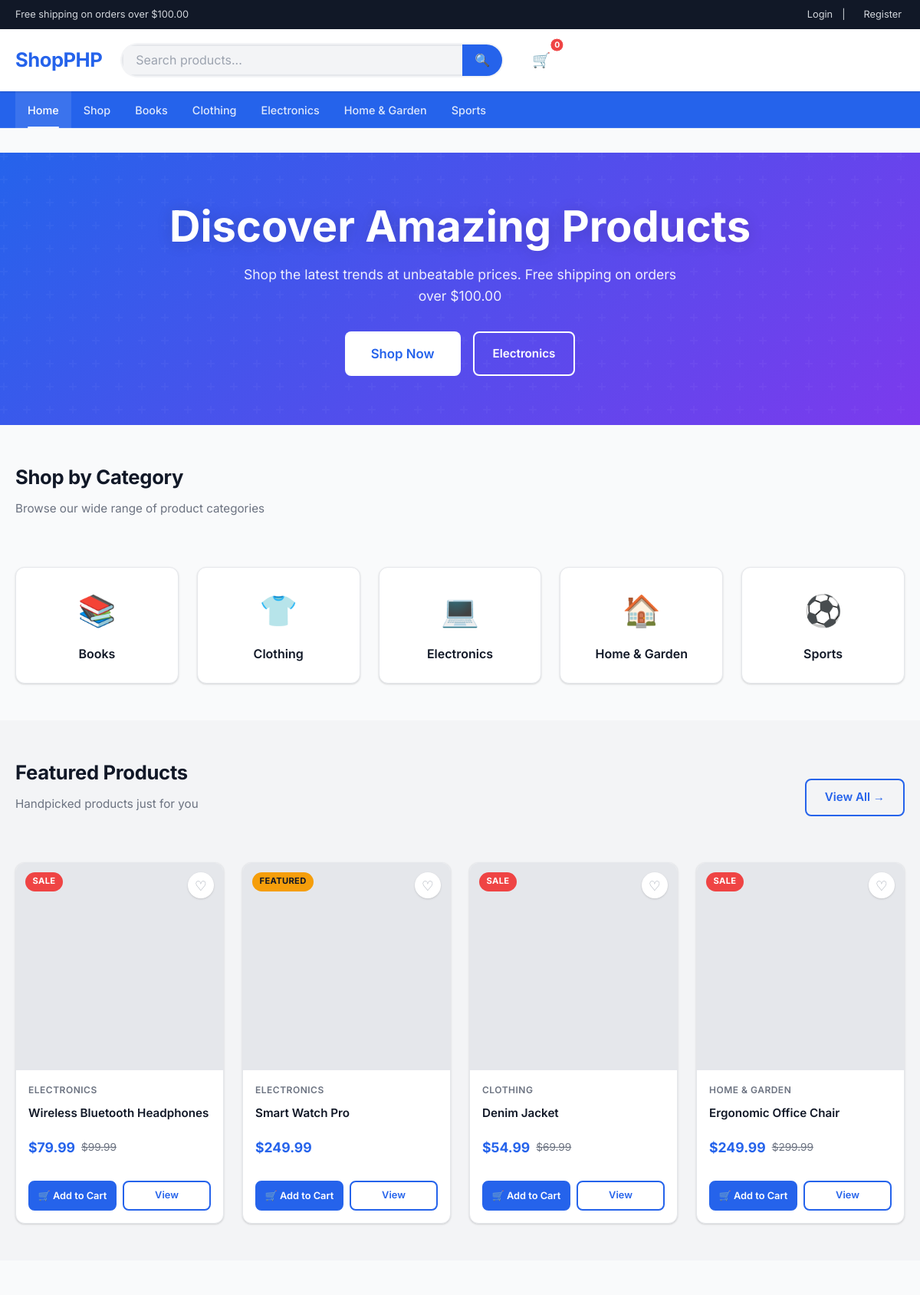
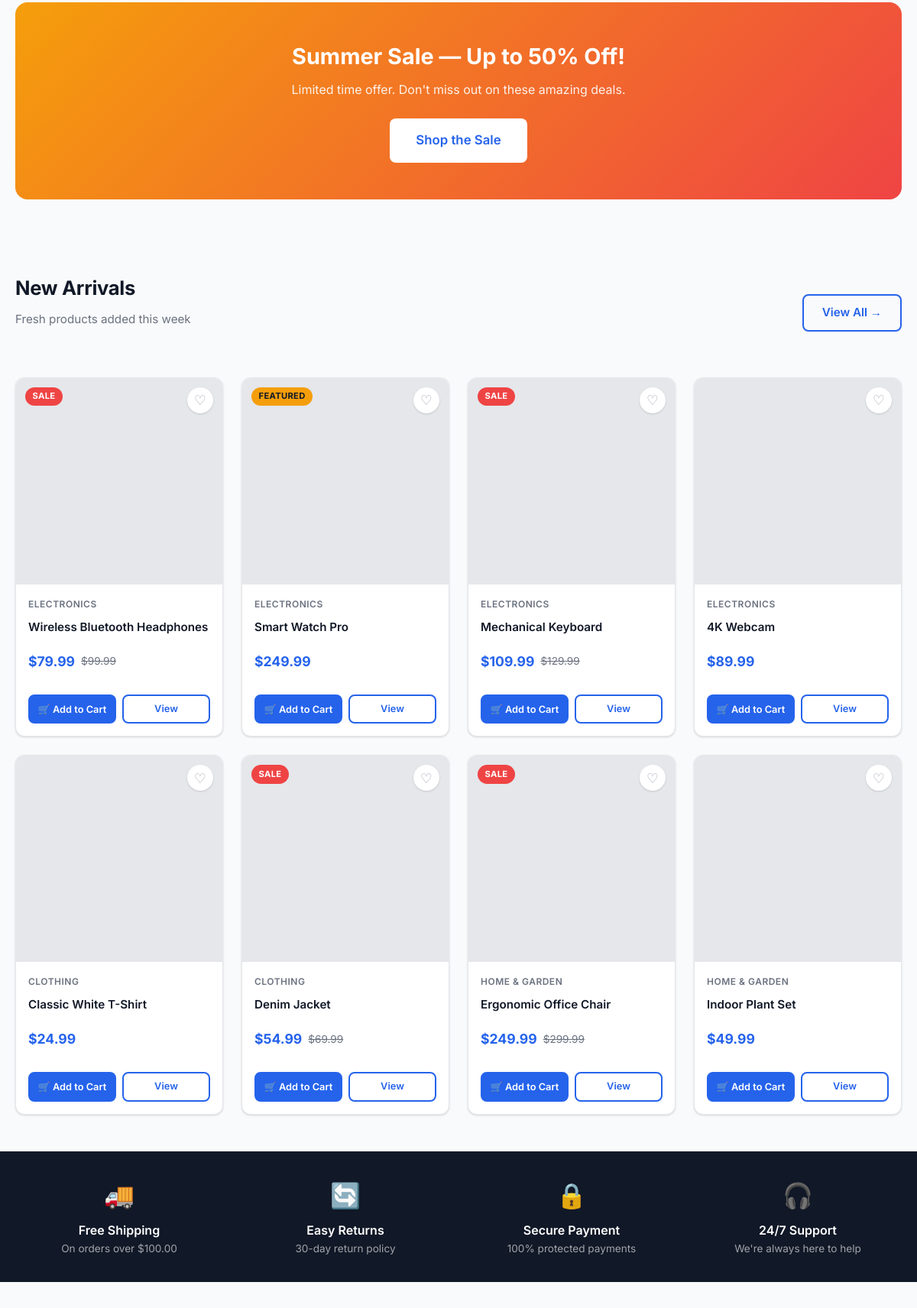
The page / (upper part) on the database its author committed (2 pictures, top to bottom).
### tables this page shows
CREATE TABLE categories (
    id INT AUTO_INCREMENT PRIMARY KEY,
    name VARCHAR(100) NOT NULL,
    slug VARCHAR(100) NOT NULL UNIQUE,
    description TEXT,
    image VARCHAR(255),
    created_at TIMESTAMP DEFAULT CURRENT_TIMESTAMP
);

CREATE TABLE products (
    id INT AUTO_INCREMENT PRIMARY KEY,
    category_id INT,
    name VARCHAR(255) NOT NULL,
    slug VARCHAR(255) NOT NULL UNIQUE,
    description TEXT,
    price DECIMAL(10,2) NOT NULL,
    sale_price DECIMAL(10,2) DEFAULT NULL,
    stock INT NOT NULL DEFAULT 0,
    image VARCHAR(255),
    images JSON,
    featured TINYINT(1) DEFAULT 0,
    status ENUM('active','inactive') DEFAULT 'active',
    created_at TIMESTAMP DEFAULT CURRENT_TIMESTAMP,
    FOREIGN KEY (category_id) REFERENCES categories(id) ON DELETE SET NULL
);

### includes/functions.php (called while the page is built, shortened)
<?php
require_once __DIR__ . '/db.php';
function isLoggedIn() {
    return isset($_SESSION['user_id']);
}
function getProducts($limit = 20, $offset = 0, $category = null, $search = null, $featured = false) {
    $sql  = "SELECT p.*, c.name AS category_name FROM products p LEFT JOIN categories c ON p.category_id = c.id WHERE p.status = 'active'";
    $params = []; $types = '';
    if ($featured) {
        $sql .= " AND p.featured = 1";
    }
    $sql .= " ORDER BY p.created_at DESC LIMIT ? OFFSET ?";
    $params[] = $limit; $params[] = $offset; $types .= 'ii';
    $stmt = db()->prepare($sql);
    if ($types) $stmt->bind_param($types, ...$params);
    $stmt->execute();
    return $stmt->get_result()->fetch_all(MYSQLI_ASSOC);
}
function getCategories() {
    return db()->query("SELECT * FROM categories ORDER BY name")->fetch_all(MYSQLI_ASSOC);
}
function getCartKey() {
    return ['type' => 'session', 'value' => $_SESSION['cart_session']];
}
function getCartCount() {
    $key = getCartKey();
    if ($key['type'] === 'user') {
        $stmt = db()->prepare("SELECT SUM(quantity) as cnt FROM cart WHERE user_id = ?");
        $stmt->bind_param('i', $key['value']);
    } else {
        $stmt = db()->prepare("SELECT SUM(quantity) as cnt FROM cart WHERE session_id = ?");
        $stmt->bind_param('s', $key['value']);
    }
    $stmt->execute();
    return (int)($stmt->get_result()->fetch_assoc()['cnt'] ?? 0);
}
function price($amount) {
    return CURRENCY . number_format($amount, 2);
}
function sanitize($input) {
    return htmlspecialchars(strip_tags(trim($input)), ENT_QUOTES, 'UTF-8');
}
function productImageUrl($image) {
    return $image && file_exists(__DIR__ . "/../assets/images/$image")
        ? SITE_URL . "/assets/images/$image"
        : SITE_URL . "/assets/images/placeholder.png";
}

### includes/db.php (called while the page is built, shortened)
<?php
class Database {
    private static $instance = null;
    private $conn;
    private function __construct() {
        $this->conn = new mysqli(DB_HOST, DB_USER, DB_PASS, DB_NAME, 3306);
        $this->conn->set_charset('utf8mb4');
        $this->initSecurityTables();
    }
    private function initSecurityTables() {
        $this->conn->query("CREATE TABLE IF NOT EXISTS activity_logs (
            id          INT AUTO_INCREMENT PRIMARY KEY,
            user_id     INT DEFAULT NULL,
            action      VARCHAR(80)  NOT NULL,
            details     TEXT,
            ip_address  VARCHAR(45)  NOT NULL DEFAULT '',
            user_agent  VARCHAR(300) NOT NULL DEFAULT '',
            created_at  TIMESTAMP DEFAULT CURRENT_TIMESTAMP,
            INDEX idx_user   (user_id),
            INDEX idx_action (action),
            INDEX idx_time   (created_at)
        ) ENGINE=InnoDB DEFAULT CHARSET=utf8mb4");
        $this->conn->query("CREATE TABLE IF NOT EXISTS settings (
            setting_key   VARCHAR(80)  NOT NULL PRIMARY KEY,
            setting_value TEXT         NOT NULL DEFAULT '',
            updated_at    TIMESTAMP    DEFAULT CURRENT_TIMESTAMP ON UPDATE CURRENT_TIMESTAMP
        ) ENGINE=InnoDB DEFAULT CHARSET=utf8mb4");
        $this->conn->query("INSERT IGNORE INTO settings (setting_key, setting_value) VALUES
            ('site_name',               'ShopPHP'),
            ('site_email',              'info@shopphp.com'),
            ('currency',                '\$'),
            ('tax_rate',                '0.08'),
            ('shipping_cost',           '9.99'),
            ('free_shipping_threshold', '100.00'),
            ('maintenance_mode',        '0'),
            ('store_address',           ''),
            ('store_phone',             ''),
            ('meta_description',        'The best online shop')");
        $cols = $this->conn->query("SHOW COLUMNS FROM users LIKE 'status'");
        if ($cols && $cols->num_rows === 0) {
            $this->conn->query("ALTER TABLE users ADD COLUMN status ENUM('active','disabled') NOT NULL DEFAULT 'active' AFTER role");
        }
    }
    public static function getInstance() {
        if (self::$instance === null) {
            self::$instance = new Database();
        }
        return self::$instance;
    }
    public function getConnection() { return $this->conn; }
}
function db() {
    return Database::getInstance()->getConnection();
}

### includes/product-card.php (the view, shortened to what this page needs)
<?php
$inWish  = isLoggedIn() ? isInWishlist($_SESSION['user_id'], $product['id']) : false;
$imgUrl  = productImageUrl($product['image']);
$onSale  = !empty($product['sale_price']);
$price   = $onSale ? $product['sale_price'] : $product['price'];
?>
<div class="product-card">
    <div class="product-image">
        <a href="<?= SITE_URL ?>/product.php?slug=<?= $product['slug'] ?>">
            <img src="<?= $imgUrl ?>" alt="<?= sanitize($product['name']) ?>" loading="lazy">
        </a>
        <?php if ($onSale): ?>
            <span class="product-badge">SALE</span>
        <?php elseif ($product['featured']): ?>
            <span class="product-badge featured">FEATURED</span>
        <?php endif; ?>
        <button class="wishlist-btn <?= $inWish ? 'active' : '' ?>"
                data-product-id="<?= $product['id'] ?>"
                title="<?= $inWish ? 'Remove from wishlist' : 'Add to wishlist' ?>">
            <?= $inWish ? '♥' : '♡' ?>
        </button>
    </div>
    <div class="product-info">
        <?php if (!empty($product['category_name'])): ?>
            <div class="product-category"><?= sanitize($product['category_name']) ?></div>
        <?php endif; ?>
        <div class="product-name">
            <a href="<?= SITE_URL ?>/product.php?slug=<?= $product['slug'] ?>"><?= sanitize($product['name']) ?></a>
        </div>
        <div class="product-price">
            <span class="price-current"><?= price($price) ?></span>
            <?php if ($onSale): ?>
                <span class="price-original"><?= price($product['price']) ?></span>
            <?php endif; ?>
        </div>
        <div class="product-actions">
            <?php if ($product['stock'] > 0): ?>
                <button class="btn btn-primary btn-sm add-to-cart-btn" data-product-id="<?= $product['id'] ?>">
                    🛒 Add to Cart
                </button>
            <?php else: ?>
                <button class="btn btn-sm" style="background:var(--light);color:var(--gray)" disabled>Out of Stock</button>
            <?php endif; ?>
            <a href="<?= SITE_URL ?>/product.php?slug=<?= $product['slug'] ?>" class="btn btn-outline btn-sm">View</a>
        </div>
    </div>
</div>

### includes/header.php (shortened to what this page needs)
<?php
require_once __DIR__ . '/functions.php';
$cartCount = getCartCount();
$currentPage = basename($_SERVER['PHP_SELF'], '.php');
?>
<!DOCTYPE html>
<html lang="en">
<head>
    <link rel="stylesheet" href="<?= SITE_URL ?>/assets/css/style.css">
</head>
<body>
<div class="topbar">
    <div class="container">
        <span>Free shipping on orders over <?= price(FREE_SHIPPING_THRESHOLD) ?></span>
        <div class="topbar-links">
            <?php if (isLoggedIn()): ?>
                Welcome, <?= sanitize($_SESSION['user_name']) ?> |
                <?php if (isAdmin()): ?><a href="<?= SITE_URL ?>/admin/">Admin</a> | <?php endif; ?>
                <a href="<?= SITE_URL ?>/orders.php">My Orders</a> |
                <a href="<?= SITE_URL ?>/logout.php">Logout</a>
            <?php else: ?>
                <a href="<?= SITE_URL ?>/login.php">Login</a> |
                <a href="<?= SITE_URL ?>/register.php">Register</a>
            <?php endif; ?>
        </div>
    </div>
</div>
<header class="header">
    <div class="container">
        <a href="<?= SITE_URL ?>/" class="logo"><?= SITE_NAME ?></a>
        <form class="search-form" action="<?= SITE_URL ?>/shop.php" method="GET">
            <input type="text" name="search" placeholder="Search products..." value="<?= sanitize($_GET['search'] ?? '') ?>">
            <button type="submit">🔍</button>
        </form>
        <nav class="header-actions">
            <a href="<?= SITE_URL ?>/cart.php" class="icon-btn cart-icon" title="Cart">
                🛒 <span class="cart-count" id="cart-count"><?= $cartCount ?></span>
            </a>
        </nav>
    </div>
</header>
<nav class="navbar">
    <div class="container">
        <ul class="nav-links" id="navLinks">
            <li><a href="<?= SITE_URL ?>/" class="<?= $currentPage === 'index' ? 'active' : '' ?>">Home</a></li>
            <li><a href="<?= SITE_URL ?>/shop.php" class="<?= $currentPage === 'shop' ? 'active' : '' ?>">Shop</a></li>
            <?php foreach (getCategories() as $cat): ?>
                <li><a href="<?= SITE_URL ?>/shop.php?category=<?= $cat['slug'] ?>"><?= sanitize($cat['name']) ?></a></li>
            <?php endforeach; ?>
        </ul>
    </div>
</nav>
<main class="main-content">

### index.php (shortened to what this page needs)
<?php
require_once 'includes/functions.php';
require_once 'includes/header.php';
$featured  = getProducts(8, 0, null, null, true);
$newArrivals = getProducts(8, 0);
$categories  = getCategories();
?>
<section class="hero">
    <div class="container">
        <h1>Discover Amazing Products</h1>
        <p>Shop the latest trends at unbeatable prices. Free shipping on orders over <?= price(FREE_SHIPPING_THRESHOLD) ?></p>
        <div class="hero-actions">
            <a href="<?= SITE_URL ?>/shop.php" class="btn btn-white btn-lg">Shop Now</a>
            <a href="<?= SITE_URL ?>/shop.php?category=electronics" class="btn btn-outline" style="border-color:white;color:white">Electronics</a>
        </div>
    </div>
</section>
<section class="section">
    <div class="container">
        <div class="section-header">
            <div>
                <h2 class="section-title">Shop by Category</h2>
                <p class="section-subtitle">Browse our wide range of product categories</p>
            </div>
        </div>
        <div class="products-grid" style="grid-template-columns: repeat(auto-fill, minmax(180px, 1fr))">
            <?php foreach ($categories as $cat): ?>
            <a href="<?= SITE_URL ?>/shop.php?category=<?= $cat['slug'] ?>" class="product-card" style="text-align:center;padding:1.5rem;text-decoration:none;color:inherit;">
                <div style="font-size:2.5rem;margin-bottom:.75rem">
                    <?= match($cat['slug']) {
                        'electronics'  => '💻',
                        'clothing'     => '👕',
                        'home-garden'  => '🏠',
                        'sports'       => '⚽',
                        'books'        => '📚',
                        default        => '🛍'
                    } ?>
                </div>
                <div style="font-weight:600"><?= sanitize($cat['name']) ?></div>
            </a>
            <?php endforeach; ?>
        </div>
    </div>
</section>
<?php if (!empty($featured)): ?>
<section class="section" style="background:var(--light);padding:3rem 0">
    <div class="container">
        <div class="section-header">
            <div>
                <h2 class="section-title">Featured Products</h2>
                <p class="section-subtitle">Handpicked products just for you</p>
            </div>
            <a href="<?= SITE_URL ?>/shop.php" class="btn btn-outline">View All →</a>
        </div>
        <div class="products-grid">
            <?php foreach ($featured as $product): ?>
                <?php include 'includes/product-card.php'; ?>
            <?php endforeach; ?>
        </div>
    </div>
</section>
<?php endif; ?>
<section class="section">
    <div class="container">
        <div style="background:linear-gradient(135deg,#f59e0b,#ef4444);border-radius:1rem;padding:3rem;text-align:center;color:white">
            <h2 style="font-size:1.8rem;font-weight:700;margin-bottom:.5rem">Summer Sale — Up to 50% Off!</h2>
            <p style="opacity:.9;margin-bottom:1.5rem">Limited time offer. Don't miss out on these amazing deals.</p>
            <a href="<?= SITE_URL ?>/shop.php" class="btn btn-white btn-lg">Shop the Sale</a>
        </div>
    </div>
</section>
<section class="section">
    <div class="container">
        <div class="section-header">
            <div>
                <h2 class="section-title">New Arrivals</h2>
                <p class="section-subtitle">Fresh products added this week</p>
            </div>
            <a href="<?= SITE_URL ?>/shop.php" class="btn btn-outline">View All →</a>
        </div>
        <div class="products-grid">
            <?php foreach ($newArrivals as $product): ?>
                <?php include 'includes/product-card.php'; ?>
            <?php endforeach; ?>
        </div>
    </div>
</section>
<section class="section" style="background:var(--dark);color:white;padding:2rem 0;">
    <div class="container">
        <div style="display:grid;grid-template-columns:repeat(auto-fit,minmax(180px,1fr));gap:1.5rem;text-align:center">
            <?php foreach ([
                ['🚚', 'Free Shipping', 'On orders over ' . price(FREE_SHIPPING_THRESHOLD)],
                ['🔄', 'Easy Returns',  '30-day return policy'],
                ['🔒', 'Secure Payment','100% protected payments'],
                ['🎧', '24/7 Support',  'We\'re always here to help'],
            ] as [$icon, $title, $sub]): ?>
            <div>
                <div style="font-size:2rem;margin-bottom:.5rem"><?= $icon ?></div>
                <div style="font-weight:600"><?= $title ?></div>
                <div style="opacity:.6;font-size:.85rem"><?= $sub ?></div>
            </div>
            <?php endforeach; ?>
        </div>
    </div>
</section>
<?php require_once 'includes/footer.php'; ?>

### rows shown on the page
categories: name "Books", slug "📚"
categories: name "Clothing", slug "👕"
categories: name "Electronics", slug "💻"
categories: name "Home & Garden", slug "🏠"
categories: name "Sports", slug "⚽"
products: shows "SALE", category.name "ELECTRONICS", name "Wireless Bluetooth Headphones", sale_price "$79.99", price "$99.99"
products: featured "FEATURED", category.name "ELECTRONICS", name "Smart Watch Pro", price($price) "$249.99"
products: shows "SALE", category.name "CLOTHING", name "Denim Jacket", sale_price "$54.99", price "$69.99"
products: shows "SALE", category.name "HOME & GARDEN", name "Ergonomic Office Chair", sale_price "$249.99", price "$299.99"
products: shows "SALE", category.name "ELECTRONICS", name "Mechanical Keyboard", sale_price "$109.99", price "$129.99"
products: category.name "ELECTRONICS", name "4K Webcam", price($price) "$89.99"
products: category.name "CLOTHING", name "Classic White T-Shirt", price($price) "$24.99"
products: category.name "HOME & GARDEN", name "Indoor Plant Set", price($price) "$49.99"

### other values the page prints
price(FREE_SHIPPING_THRESHOLD) "$100.00"
SITE_NAME "ShopPHP"
$cartCount "0"
$icon "🚚"
$title "Free Shipping"
$sub "On orders over $100.00"
$icon "🔄"
$title "Easy Returns"
$sub "30-day return policy"
$icon "🔒"
$title "Secure Payment"
$sub "100% protected payments"
$icon "🎧"
$title "24/7 Support"
$sub "We're always here to help"
